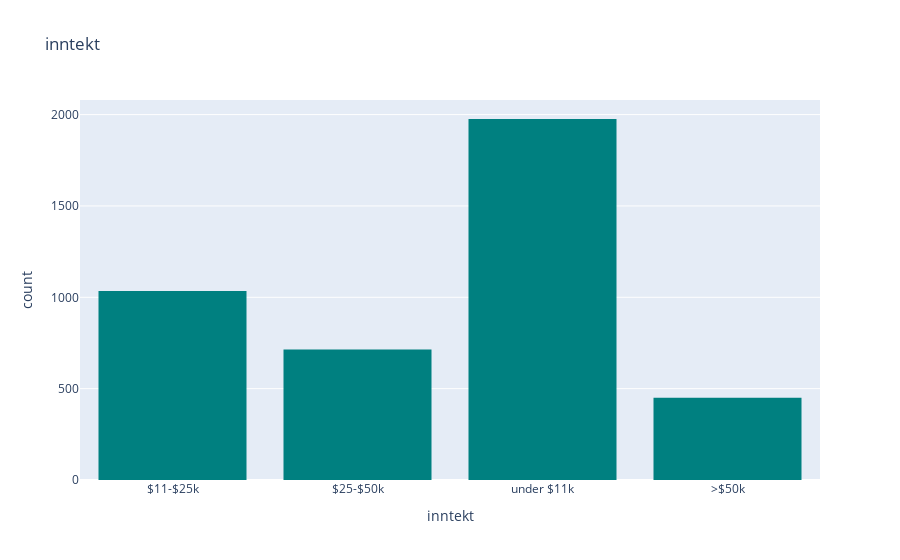

The code cell stored with this chart in its notebook:
### Markdown cell above
Inntekt

### Code cell
histogram(X_train[["inntekt"]])

### Figure 1 — Plotly figure (JSON) as saved in the notebook; plotly's stock layout.template omitted (floating-point values rounded to 4 significant figures; data arrays with more than 128 entries replaced by an {"elided": "..."} marker saying what was removed)
{"data": [{"bingroup": "x", "hovertemplate": "inntekt=%{x}<br>count=%{y}<extra></extra>", "legendgroup": "", "marker": {"color": "teal", "pattern": {"shape": ""}}, "name": "", "orientation": "v", "showlegend": false, "type": "histogram", "x": {"elided": "6184 str values"}, "xaxis": "x", "yaxis": "y"}], "layout": {"barmode": "relative", "legend": {"tracegroupgap": 0}, "title": {"text": "inntekt"}, "xaxis": {"anchor": "y", "domain": [0, 1], "title": {"text": "inntekt"}}, "yaxis": {"anchor": "x", "domain": [0, 1], "title": {"text": "count"}}}}
